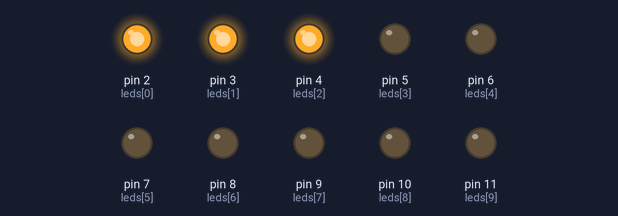
Bench run of a sketch on a simulated Arduino Uno, built with avr-gcc and run on an emulated ATmega328P. Parts: output pins drawn as LEDs (lit = HIGH).

Above: at 5.03 s.
At 5.26 s:
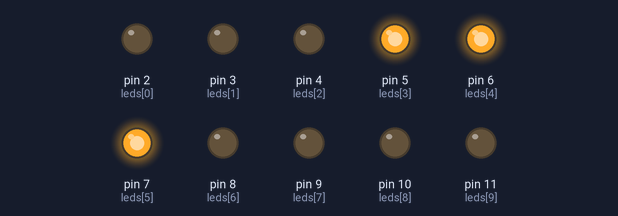
At 5.63 s:
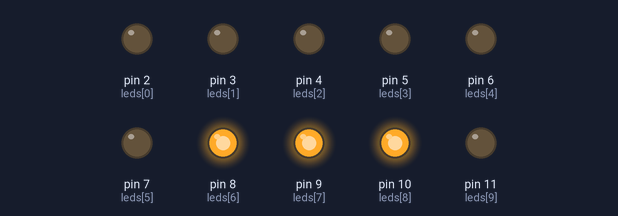
At 6.46 s:
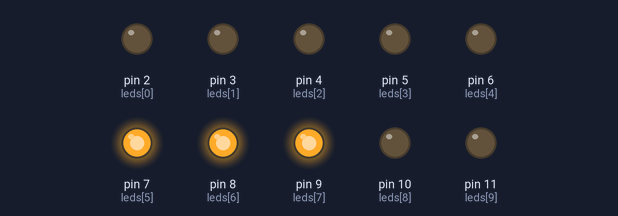
At 7.21 s:
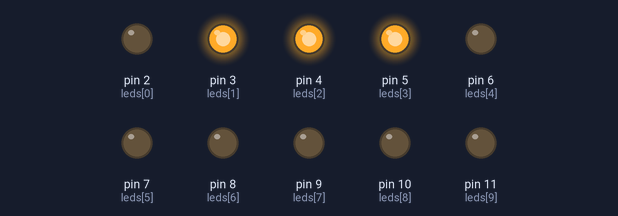
At 7.89 s:
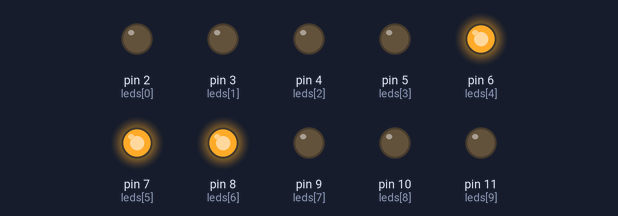
Timing chart, 0 to 8.2 s (numbered marks = the images above):
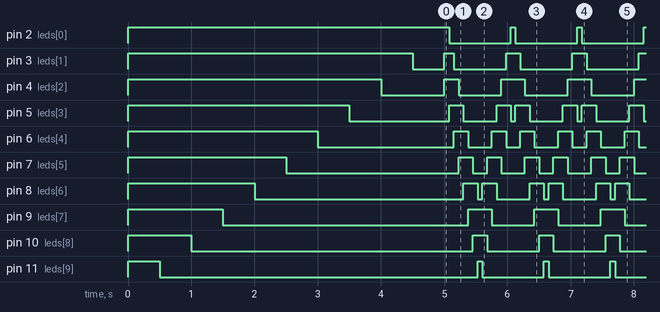

The sketch:

Led_Chaser.ino
```cpp
int leds[10] = {2, 3, 4, 5, 6, 7, 8, 9, 10, 11};
int baseLED = 0;
int upTime = 0;

void setup() {
  for(int i=0; i<10; i++) {
    pinMode(leds[i], OUTPUT);
  }

  fill(10);
  delay(500);
  fill(9);
  delay(500);
  fill(8);
  delay(500);
  fill(7);
  delay(500);
  fill(6);
  delay(500);
  fill(5);
  delay(500);
  fill(4);
  delay(500);
  fill(3);
  delay(500);
  fill(2);
  delay(500);
  fill(1);
  delay(500);
}

int inc = 1;

void loop() {

  setLEDRow(baseLED);
  if(inc == 1) {
    baseLED++;
  } else {
    baseLED--;
  }

  if(baseLED == 7) {
    inc = 0;
  } else if(baseLED == 0) {
    inc = 1;
  }

  delay(75);
}

void setLED(int LEDNumber) {
  digitalWrite(leds[LEDNumber], HIGH);
  for(int i = 0; i<10; i++) {
    if(i != LEDNumber) {
      digitalWrite(leds[i], LOW);
    }
  }
}

void setLEDRow(int LEDNumber) {
  digitalWrite(leds[LEDNumber], HIGH);
  digitalWrite(leds[LEDNumber+1], HIGH);
  digitalWrite(leds[LEDNumber+2], HIGH);
  for(int i = 0; i<10; i++) {
    if(i != LEDNumber && i != LEDNumber+1 && i != LEDNumber+2) {
      digitalWrite(leds[i], LOW);
    }
  }
}

void fill(int nLEDs) {
  for(int i = 0; i < 10; i++) {
    if(i < nLEDs) {
      digitalWrite(leds[i], HIGH);
    } else {
      digitalWrite(leds[i], LOW);
    }
  }
}

void playSound() {

  playSound();
}
```

Measured:
- by itself, pin 2 (leds[0]): alternates HIGH for 0.08 s and LOW for 0.98 s
- by itself, pin 3 (leds[1]): goes LOW 0.50 s, HIGH 0.15 s, 33 × (LOW 0.83 s, HIGH 0.23 s), then LOW
- by itself, pin 4 (leds[2]): goes LOW 1.0 s, HIGH 0.23 s, 33 × (LOW 0.68 s, HIGH 0.38 s), then LOW
- by itself, pin 5 (leds[3]): repeats every 1.1 s: HIGH 0.23 s, LOW 0.53 s, HIGH 0.23 s, LOW 0.08 s
- by itself, pin 6 (leds[4]): repeats every 1.1 s: HIGH 0.23 s, LOW 0.38 s, HIGH 0.23 s, LOW 0.23 s
- by itself, pin 7 (leds[5]): repeats every 1.1 s: HIGH 0.23 s, LOW 0.23 s, HIGH 0.23 s, LOW 0.38 s
- by itself, pin 8 (leds[6]): repeats every 1.1 s: HIGH 0.23 s, LOW 0.08 s, HIGH 0.23 s, LOW 0.53 s
- by itself, pin 9 (leds[7]): repeats every 1.1 s: HIGH 0.38 s, LOW 0.68 s
